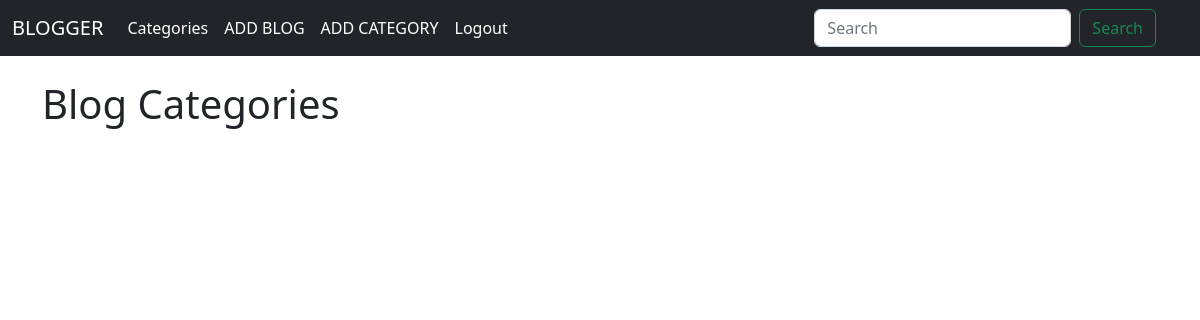
Before: /category-list/ (signed in) with the older database file.
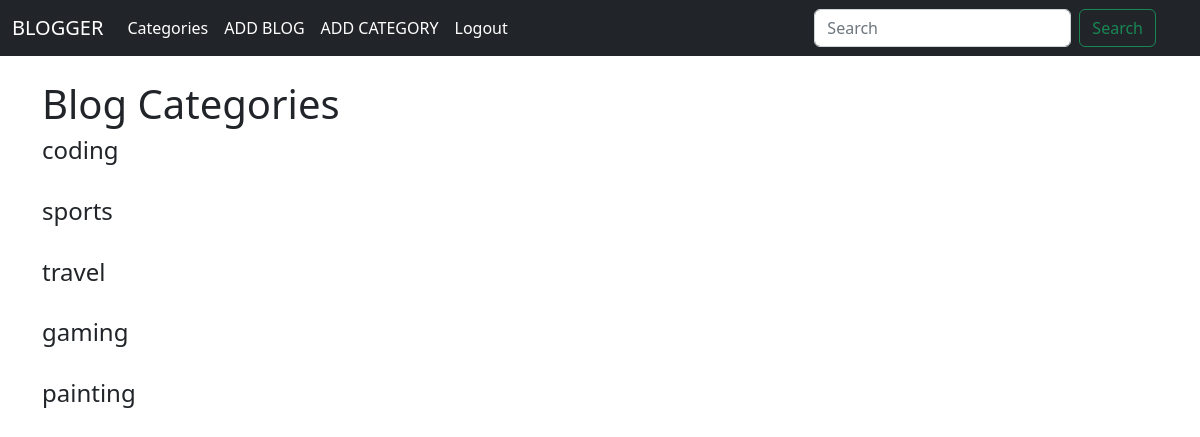
After: the same page with the newer database file.
### Blog/models.py (models this page shows, shortened)
class Category(models.Model):
	name = models.CharField(max_length=225)
	def __str__(self):
		return self.name

### Blog/views.py (the view)
# urls.py: path('category-list/', CategoryListView, name='category-list'),
def CategoryListView(request):
	cat_menu_list=Category.objects.all()
	return render(request, 'category_list.html',{'cat_menu_list':cat_menu_list} )

### Blog/templates/category_list.html (shortened to what this page needs)
{% extends 'Base.html' %}
{% block content %}
<h1> Blog Categories</h1>
    {% for item in cat_menu_list %}
        <h4><a class="dropdown-item" href="{% url 'category' item|slugify %}"></a>{{ item }}</h4><br>
    {% endfor %}
{% endblock %}

### Blog/templates/Base.html (shortened to what this page needs)
<!doctype html>
<html lang="en">
  <head>
    <link href="https://cdn.jsdelivr.net/npm/bootstrap@5.2.0/dist/css/bootstrap.min.css" rel="stylesheet">
  </head>
  <body>
    <nav class="navbar navbar-expand-lg navbar-dark bg-dark">
  <div class="container-fluid">
    <a class="navbar-brand" href="{% url 'Home' %}">BLOGGER</a>
    <div class="collapse navbar-collapse" id="navbarSupportedContent">
      <ul class="navbar-nav me-auto mb-2 mb-lg-0">
      {% if cat_menu %}
      <li class="nav-item dropdown">
        <a class="nav-link dropdown-toggle" href="#" id="navbarDropdown" role="button" data-toggle="dropdown" aria-haspopup="true" aria-expanded="false">
          Categories
        </a>
        <div class="dropdown-menu" aria-labelledby="navbarDropdown">
           {% for item in cat_menu %}
             <a class="dropdown-item" href="{% url 'category' item|slugify %}">item</a>{{ item }}<br>
           {% endfor %}
        </div>
      </li>
      {% else %}
      <li class="nav-item">
           <a class="nav-link active" aria-current="page" href="{% url 'category-list' %}">Categories</a>
         </li>
      {% endif %}
        {% if user.is_authenticated %}
          <li class="nav-item">
           <a class="nav-link active" aria-current="page" href="{% url 'Add_Blog' %}">ADD BLOG</a>
         </li>
         <li class="nav-item">
           <a class="nav-link active" aria-current="page" href="{% url 'Add_category' %}">ADD CATEGORY</a>
         </li>
         <li class="nav-item">
           <a class="nav-link active" aria-current="page" href="{% url 'logout' %}">Logout</a>
        </li>
        {% endif %}
          </ul>
      <form class="d-flex" role="search">
        <input class="form-control me-2" type="search" placeholder="Search" aria-label="Search">
        <button class="btn btn-outline-success" type="submit">Search</button>
      </form>
  </div>
</nav>
    <br>
    <div class="container">
    {% block content %}
    {% endblock %}
  </div>
  </body>
</html>

Changed rows visible on the page:
added Category: name "coding"
added Category: name "sports"
added Category: name "travel"
added Category: name "gaming"
added Category: name "painting"
